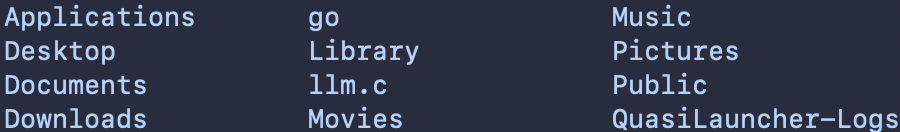
#> input picture claude-experiments/compare-rendering/first.png, 900 x 132 px
$ python compare.py
#> lines starting #> are read from the running program, lines starting #| are printed output that depends on the picture; after the words box and inside, x2 and y2 are one past the last pixel; in counts of white or black regions, pixels touching at a corner belong together
#!/usr/bin/env python3
"""Compare font rendering between two images, ignoring color differences."""

import cv2
import numpy as np
from PIL import Image

def load_and_grayscale(path):
    """Load image and convert to grayscale."""
    img = cv2.imread(path)
    gray = cv2.cvtColor(img, cv2.COLOR_BGR2GRAY)
    return img, gray

def normalize_contrast(gray):
    """Normalize grayscale image to full contrast range."""
    # Invert if the text is light on dark (so text becomes dark on light)
    # This helps with comparison when colors are inverted
    mean_val = np.mean(gray)
    if mean_val < 128:
        # Dark background, light text - invert
        gray = 255 - gray

    # Normalize to full range
    min_val, max_val = gray.min(), gray.max()
    if max_val > min_val:
        normalized = ((gray - min_val) * 255 / (max_val - min_val)).astype(np.uint8)
    else:
        normalized = gray
    return normalized

def align_images(img1, img2):
    """Align img2 to img1 using phase correlation."""
    # Ensure same size by padding
    h1, w1 = img1.shape
    h2, w2 = img2.shape

    # Use the larger dimensions
    h = max(h1, h2)
    w = max(w1, w2)

    # Pad images to same size
    padded1 = np.zeros((h, w), dtype=np.float32)
    padded2 = np.zeros((h, w), dtype=np.float32)

    padded1[:h1, :w1] = img1.astype(np.float32)
    padded2[:h2, :w2] = img2.astype(np.float32)

    # Phase correlation to find shift
    shift, response = cv2.phaseCorrelate(padded1, padded2)

    dx, dy = shift
    print(f"Detected shift: dx={dx:.2f}, dy={dy:.2f}")

    # Create translation matrix
    M = np.float32([[1, 0, dx], [0, 1, dy]])

    # Apply translation to img2
    aligned = cv2.warpAffine(padded2.astype(np.uint8), M, (w, h))

    return padded1[:h1, :w1].astype(np.uint8), aligned[:h1, :w1]

def create_difference_visualization(img1, img2, aligned1, aligned2):
    """Create visualizations of the differences."""
    # Compute absolute difference
    diff = cv2.absdiff(aligned1, aligned2)

    # Amplify differences for visibility
    diff_amplified = np.clip(diff * 5, 0, 255).astype(np.uint8)

    # Threshold to show only significant differences
    _, diff_thresh = cv2.threshold(diff, 10, 255, cv2.THRESH_BINARY)

    # Create a color overlay showing differences
    # Red = first image stronger, Blue = second image stronger
    h, w = aligned1.shape
    diff_color = np.zeros((h, w, 3), dtype=np.uint8)

    # Where first image is darker (stronger rendering)
    first_stronger = aligned1 < aligned2
    # Where second image is darker (stronger rendering)
    second_stronger = aligned2 < aligned1

    diff_magnitude = np.abs(aligned1.astype(np.int16) - aligned2.astype(np.int16))

    # Red channel for first image stronger
    diff_color[:, :, 2] = np.where(first_stronger, np.clip(diff_magnitude * 3, 0, 255), 0).astype(np.uint8)
    # Blue channel for second image stronger
    diff_color[:, :, 0] = np.where(second_stronger, np.clip(diff_magnitude * 3, 0, 255), 0).astype(np.uint8)

    return diff, diff_amplified, diff_thresh, diff_color

def main():
    # Load images
    print("Loading images...")
    img1_color, gray1 = load_and_grayscale("first.png")
#> in load_and_grayscale, img is the input picture: shape (132, 900, 3); mean B, G, R 76.2, 57.6, 52.5
    img2_color, gray2 = load_and_grayscale("second.png")
#> call 2 of load_and_grayscale, with path = 'second.png'
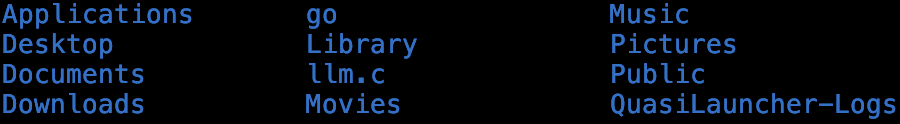
#> input picture claude-experiments/compare-rendering/second.png, 900 x 124 px
#> in load_and_grayscale, img is the input picture: shape (124, 900, 3); mean B, G, R 17, 9.6, 4.3

    print(f"Image 1 size: {gray1.shape}")
#| Image 1 size: (132, 900)
    print(f"Image 2 size: {gray2.shape}")
#| Image 2 size: (124, 900)

    # Normalize contrast
    print("Normalizing contrast...")
    norm1 = normalize_contrast(gray1)
#> in normalize_contrast, `mean_val = np.mean(gray)`: mean_val = 58.19
#> in normalize_contrast, `gray = 255 - gray`:
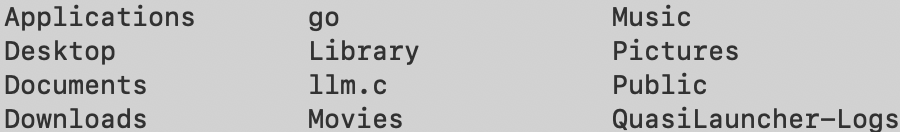
#> gray: shape (132, 900); min 49, max 210, mean 196.8
#> in normalize_contrast, `min_val, max_val = gray.min(), gray.max()`: min_val = 49; max_val = 210
#> in normalize_contrast, `normalized = ((gray - min_val) * 255 / (max_val - min_val)).astype(np...`:
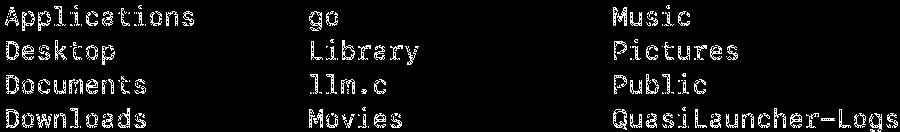
#> normalized: shape (132, 900); values 0 (black) and 1 (white), 6.2% white in thin lines or dots
    norm2 = normalize_contrast(gray2)
#> in normalize_contrast (call 2), `mean_val = np.mean(gray)`: mean_val = 8.85
#> in normalize_contrast (call 2), `gray = 255 - gray`:
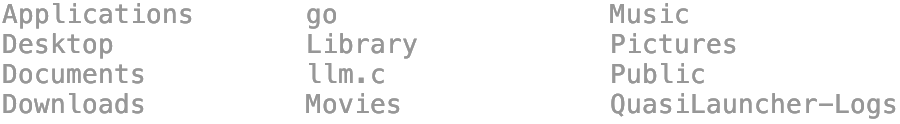
#> gray: shape (124, 900); min 151, max 255, mean 246.2
#> in normalize_contrast (call 2), `min_val, max_val = gray.min(), gray.max()`: min_val = 151; max_val = 255

    # Align images
    print("Aligning images...")
    aligned1, aligned2 = align_images(norm1, norm2)
#> in align_images, `padded2[:h2, :w2] = img2.astype(np.float32)`:
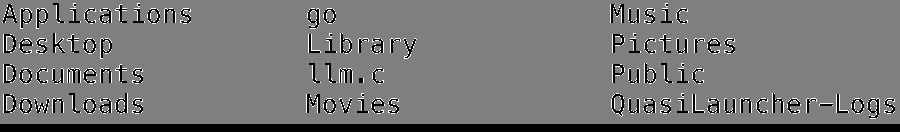
#> padded2: shape (132, 900) float32; min 0, max 2, mean 0.921; drawn with min black and max white
#> in align_images, `shift, response = cv2.phaseCorrelate(padded1, padded2)`: shift = (-3.01, -12.64); response = -0.0888
#> in align_images, `dx, dy = shift`: dx = -3.01; dy = -12.64
#| Detected shift: dx=-3.01, dy=-12.64
#> in align_images, `M = np.float32([[1, 0, dx], [0, 1, dy]])`: M = [[1, 0, -3.01], [0, 1, -12.64]]

    # Create difference visualizations
    print("Computing differences...")
    diff, diff_amp, diff_thresh, diff_color = create_difference_visualization(
        img1_color, img2_color, aligned1, aligned2
    )
#> in create_difference_visualization, `_, diff_thresh = cv2.threshold(diff, 10, 255, cv2.THRESH_BINARY)`: diff_thresh: shape (132, 900); every value is 0
#> in create_difference_visualization, `first_stronger = aligned1 < aligned2`:
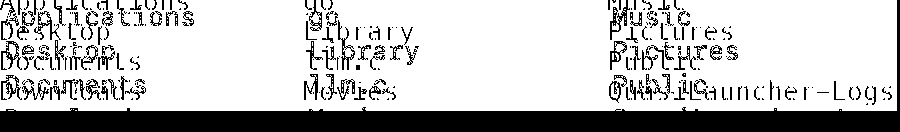
#> first_stronger: shape (132, 900) bool; 76.3% white; 276 black regions (133 under 20 px), largest, box (x1, y1, x2, y2) and area: (0, 0, 900, 132) 19338, (610, 0, 630, 40) 234, (338, 20, 355, 70) 210
#> in create_difference_visualization, `second_stronger = aligned2 < aligned1`: second_stronger: shape (132, 900) bool; 2.4% white in thin lines or dots
#> in create_difference_visualization, `diff_color[:, :, 0] = np.where(second_stronger, np.clip(diff_magnitude..`: diff_color: shape (132, 900, 3); mean of channels 0, 1, 2 0.0711, 0, 2.35

    # Save results
    print("Saving results...")
    cv2.imwrite("aligned_first.png", aligned1)
    cv2.imwrite("aligned_second.png", aligned2)
    cv2.imwrite("difference_raw.png", diff)
    cv2.imwrite("difference_amplified.png", diff_amp)
    cv2.imwrite("difference_threshold.png", diff_thresh)
    cv2.imwrite("difference_color.png", diff_color)

    # Create side-by-side comparison
    h = max(aligned1.shape[0], aligned2.shape[0])
#> h = 132
    w1, w2 = aligned1.shape[1], aligned2.shape[1]
#> w1 = 900; w2 = 900

    comparison = np.zeros((h, w1 + w2 + 10), dtype=np.uint8)
    comparison[:aligned1.shape[0], :w1] = aligned1
#> comparison: shape (132, 1810); values 0 (black) and 1 (white), 3.1% white in thin lines or dots, all inside (x1, y1, x2, y2) = (5, 5, 898, 132)
    comparison[:aligned2.shape[0], w1+10:] = aligned2
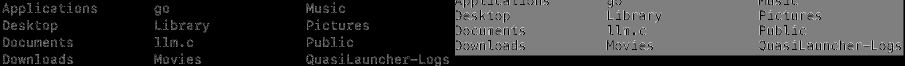
#> comparison: shape (132, 1810) (shown at 1/2 size); min 0, max 2, mean 0.439; drawn with min black and max white
    cv2.imwrite("side_by_side.png", comparison)

    # Stats
    total_pixels = aligned1.shape[0] * aligned1.shape[1]
#> total_pixels = 118800
    different_pixels = np.sum(diff > 10)
#> different_pixels = 0
    print(f"\nResults:")
    print(f"  Total pixels compared: {total_pixels}")
#|   Total pixels compared: 118800
    print(f"  Pixels with difference > 10: {different_pixels} ({100*different_pixels/total_pixels:.2f}%)")
#|   Pixels with difference > 10: 0 (0.00%)
    print(f"  Mean difference: {np.mean(diff):.2f}")
#|   Mean difference: 0.81
    print(f"  Max difference: {np.max(diff)}")
#|   Max difference: 2

    print("\nOutput files:")
    print("  - aligned_first.png: First image normalized")
    print("  - aligned_second.png: Second image aligned & normalized")
    print("  - difference_raw.png: Raw pixel differences")
    print("  - difference_amplified.png: Differences amplified 5x")
    print("  - difference_threshold.png: Binary diff (threshold=10)")
    print("  - difference_color.png: Color-coded (red=first stronger, blue=second)")
    print("  - side_by_side.png: Side-by-side comparison")

if __name__ == "__main__":
    main()
